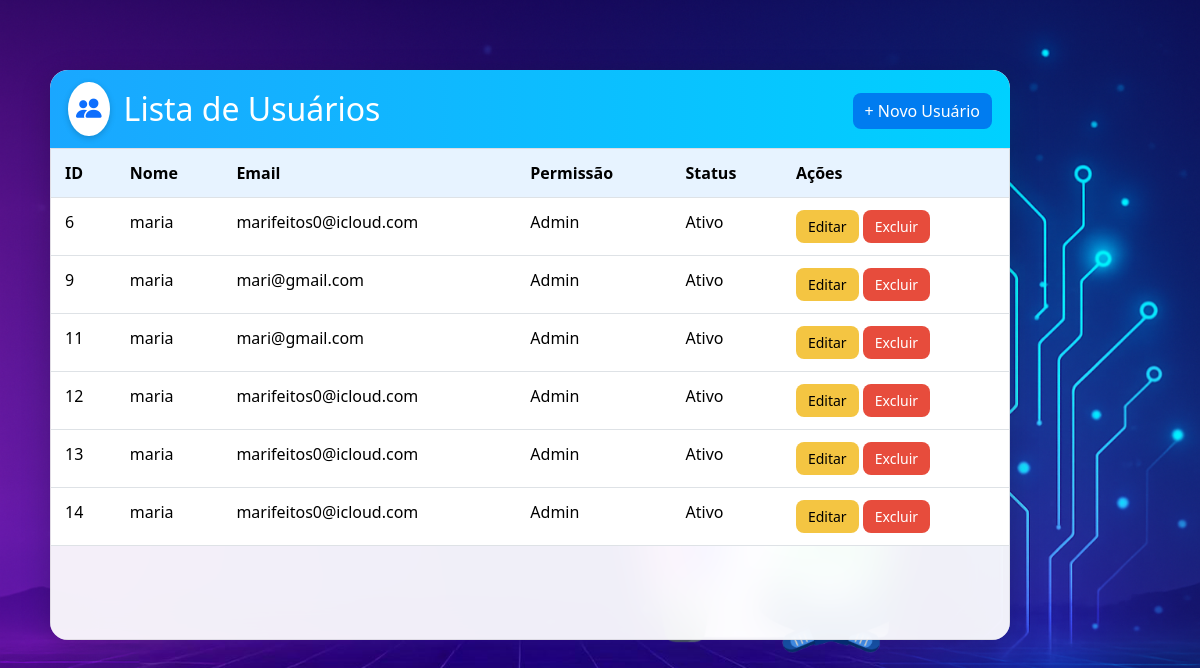
The page / on the database its author committed.
### tables this page shows
CREATE TABLE usuarios (
    id INTEGER PRIMARY KEY AUTOINCREMENT,
    nome TEXT NOT NULL,
    email TEXT NOT NULL,
    usuario TEXT NOT NULL,
    senha TEXT NOT NULL,
    sexo TEXT,
    telefone TEXT,
    endereco TEXT,
    cpf TEXT NOT NULL,
    permissao TEXT NOT NULL,
    status TEXT NOT NULL
);

### app.py (the view)
@app.route('/')
def index():
    with get_conn() as conn:
        cur = conn.cursor()
        cur.execute('SELECT * FROM usuarios')
        usuarios = cur.fetchall()
    return render_template('index.html', usuarios=usuarios)

### app.py (called while the page is built)
def get_conn():
    return sqlite3.connect('database.db')

### templates/index.html (shortened to what this page needs)
{% extends 'base.html' %}
{% block content %}
<div class="card-list">
  <div class="custom-header">
    <i class="bi bi-people-fill header-icon"></i>
    <h2 class="mb-0">Lista de Usuários</h2>
    <div class="ms-auto">
      <a href="/cadastrar" class="btn btn-primary">+ Novo Usuário</a>
    </div>
  </div>
  {% if usuarios %}
    <div class="table-scroll">
      <table class="table">
        <thead>
          <tr class="table-header">
            <th>ID</th>
            <th>Nome</th>
            <th>Email</th>
            <th>Permissão</th>
            <th>Status</th>
            <th>Ações</th>
          </tr>
        </thead>
        <tbody>
          {% for usuario in usuarios %}
          <tr>
            <td>{{ usuario[0] }}</td>
            <td>{{ usuario[1] }}</td>
            <td>{{ usuario[2] }}</td>
            <td>{{ usuario[9] }}</td>
            <td>{{ usuario[10] }}</td>
            <td>
              <a href="/editar/{{ usuario[0] }}" class="btn btn-warning btn-sm">Editar</a>
              <a href="/excluir/{{ usuario[0] }}" class="btn btn-danger btn-sm"
                 onclick="return confirm('Deseja excluir este usuário?')">Excluir</a>
            </td>
          </tr>
          {% endfor %}
        </tbody>
      </table>
    </div>
  {% else %}
    <p class="text-center mb-0">Nenhum usuário cadastrado.</p>
  {% endif %}
</div>
{% endblock %}

### templates/base.html (shortened to what this page needs)
<!DOCTYPE html>
<html lang="pt-br">
<head>
  <link href="https://cdn.jsdelivr.net/npm/bootstrap@5.3.2/dist/css/bootstrap.min.css" rel="stylesheet">
  <link rel="stylesheet" href="https://cdn.jsdelivr.net/npm/bootstrap-icons@1.10.5/font/bootstrap-icons.css">
 <link rel="stylesheet" href="{{ url_for('static', filename='style.css') }}?v=2.0">
</head>
<body>
  <div class="container py-5 d-flex justify-content-start">
    {% block content %}{% endblock %}
  </div>
</body>
</html>

### static/style.css (style rules this page uses)
body { font-family: 'Segoe UI', Tahoma, Geneva, Verdana, sans-serif; background-image: url('/static/img/background-cadastro.jpg'); background-size: cover; background-position: center; background-repeat: no-repeat; min-height: 100vh; margin: 0; }
.header-icon { font-size: 2rem; background: white; color: #0d6efd; padding: 10px; border-radius: 50%; box-shadow: 0 2px 6px rgba(0,0,0,0.2); }
.btn { border-radius: 8px; transition: all 0.3s ease; }
.btn-primary { background-color: #007cf0; border: none; }
html, body { height: 100%; overflow: hidden; }
.card-list { position: fixed; top: 70px; left: clamp(50px, 18vw, 0px); width: min(960px, 92vw); padding: 0; --bottom-gap: 160px; height: calc(100vh - 70px - var(--bottom-gap)); background: rgba(255, 255, 255, 0.85); backdrop-filter: blur(20px); border-radius: 18px; box-shadow: 0 8px 30px rgba(0,0,0,0.2); display: flex; flex-direction: column; overflow: hidden; }
.card-list .custom-header { display:flex; align-items:center; gap:14px; color:#fff; font-weight:700; font-size:1.6rem; background: linear-gradient(90deg,#1aa7ff,#00d1ff); border-radius: 18px 18px 0 0; padding: 12px 18px; }
.card-list .header-icon { font-size:1.6rem; background:#fff; color:#0d6efd; padding:8px; border-radius:50%; box-shadow:0 2px 6px rgba(0,0,0,0.18); }
.table-scroll { flex: 1 1 auto; min-height: 0; overflow-y: scroll; background: rgba(255,255,255,0.55); border: 1px solid rgba(0,0,0,0.08); border-radius: 0 0 12px 12px; background: rgba(255,255,255,0.55); border: 1px solid rgba(0,0,0,0.08); border-radius: 0 0 12px 12px; }
.table { width:100%; border-collapse:collapse; }
.table th, .table td { padding: 12px 14px; }
.table thead { position: sticky; top: 0; z-index: 1; background: #e7f3ff; }
.table thead th { position: sticky; top: 0; background: #e7f3ff; }
.table tbody tr:nth-child(odd) { background: rgba(0,0,0,0.03); }
.table .btn { border-radius:8px; padding:6px 12px; border:none; }
.table .btn-warning { background:#f4c542; }
.table .btn-danger { background:#e74c3c; }

### rows shown on the page
usuarios: id "6", nome "maria", email "marifeitos0@icloud.com", permissao "Admin", status "Ativo"
usuarios: id "9", nome "maria", email "mari@gmail.com", permissao "Admin", status "Ativo"
usuarios: id "11", nome "maria", email "mari@gmail.com", permissao "Admin", status "Ativo"
usuarios: id "12", nome "maria", email "marifeitos0@icloud.com", permissao "Admin", status "Ativo"
usuarios: id "13", nome "maria", email "marifeitos0@icloud.com", permissao "Admin", status "Ativo"
usuarios: id "14", nome "maria", email "marifeitos0@icloud.com", permissao "Admin", status "Ativo"
